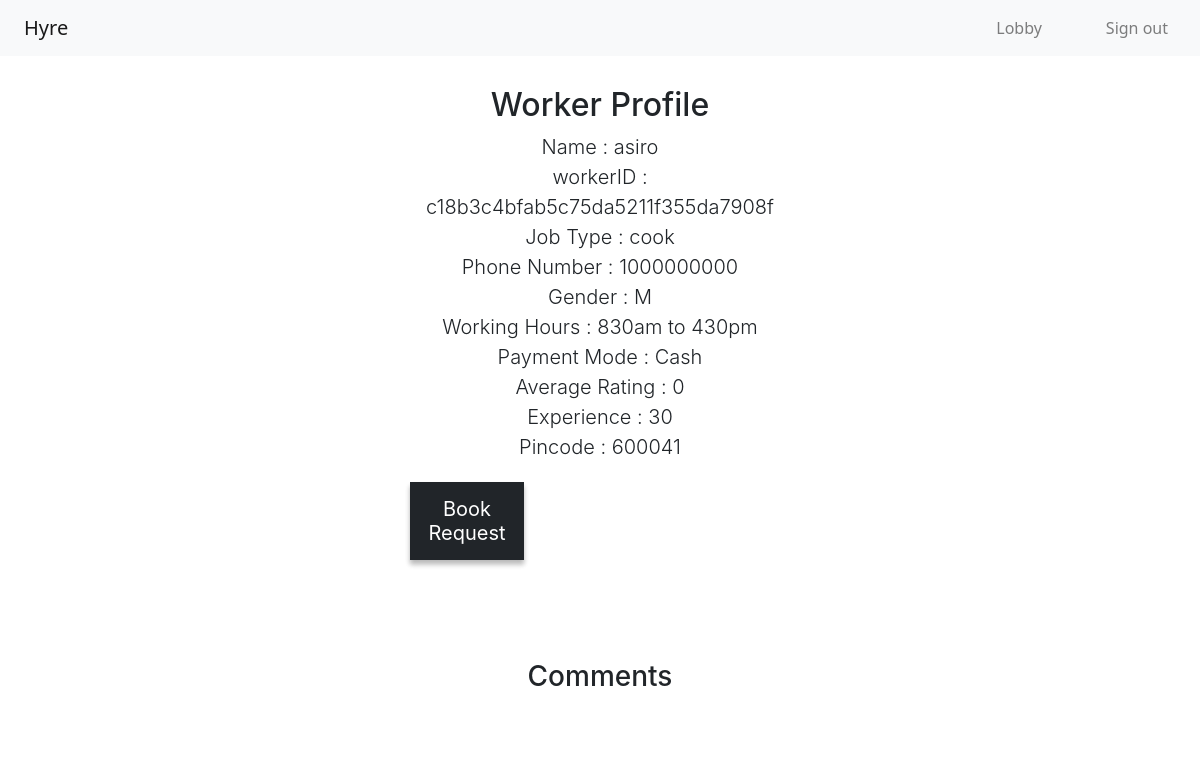
The app's page /workerProfile.php?workerID=c18b3c4bfab5c75da5211f355da7908f (signed in) with its own data.
### tables this page shows
CREATE TABLE `worker` (
  `workerID` varchar(32) NOT NULL,
  `workerName` varchar(30) NOT NULL,
  `jobType` varchar(30) NOT NULL,
  `workingHours` varchar(20) NOT NULL DEFAULT '9am to 6pm',
  `experience` tinyint(11) NOT NULL,
  `paymentMode` varchar(50) NOT NULL DEFAULT 'Cash',
  `photo` blob NOT NULL,
  `reputationCount` int(11) NOT NULL DEFAULT 0,
  `averageRating` float NOT NULL DEFAULT 0
);

CREATE TABLE `account` (
  `name` varchar(30) NOT NULL,
  `phoneNumber` bigint(10) NOT NULL,
  `gender` char(1) NOT NULL DEFAULT 'M',
  `dOB` date NOT NULL,
  `pincode` int(6) NOT NULL,
  `aadhaar` bigint(16) NOT NULL,
  `password` varchar(32) NOT NULL,
  `userType` char(1) NOT NULL DEFAULT 'W',
  `ID` varchar(32) NOT NULL,
  `accountStatus` tinyint(4) NOT NULL DEFAULT 1,
  `reportCount` smallint(6) NOT NULL DEFAULT 0
);

### workerProfile.php (the view, shortened to what this page needs)
<?php
include 'config.php' ;
if( $_SESSION['userType'] ){
    $workerID = "" ;
    if( isset($_GET['workerID']) ){
        $workerID = $_GET['workerID'] ;
    }
    $selectWorkers = "SELECT * FROM worker,account where worker.workerID=account.ID and workerID = '$workerID' ";
    $result = mysqli_query( $conn, $selectWorkers ) ;
    $row = mysqli_fetch_assoc($result) ;
    $workerID = $row['workerID'] ;
    $name = $row['workerName'] ;
    $jobType = $row['jobType'] ;
    $workingHours = $row['workingHours'] ;
    $phoneNumber = $row['phoneNumber'] ;
    $gender = $row['gender'] ;
    $averageRating = $row['averageRating'] ;
    $paymentMode = $row['paymentMode'] ;
    $experience = $row['experience'] ;
    $pincode = $row['pincode'] ;
?>
<!DOCTYPE html>
<html>
    <head>
        <link rel="stylesheet" type="text/css" href="1Level/darkTheme.css">
        <link rel="stylesheet" href="https://cdn.jsdelivr.net/npm/bootstrap@4.0.0/dist/css/bootstrap.min.css">
    <link href="https://cdn.jsdelivr.net/npm/bootstrap@5.2.0-beta1/dist/css/bootstrap.min.css" rel="stylesheet">
    </head>
    <body>
    <nav class="navbar navbar-expand-lg navbar-light bg-light">
        <a class="navbar-brand ms-4" href="">Hyre</a>
        <div class="collapse navbar-collapse" id="#navbarToggleButton">
        <ul class="navbar-nav px-4 ms-auto">
            <li class="nav-item"><a class="nav-link" href='mainlobby.php'>Lobby</a></li>
        </ul>
        <ul class="navbar-nav px-4">
            <li class="nav-item"><a class="nav-link" href='logout.php'>Sign out</a></li>
        </ul>
        </div>
    </nav>
            <div class="form">
                <h2 style='text-align:center'>Worker Profile</h2>
                <?php
                echo "<p>Name : $name<br> workerID : $workerID<br>";
                echo "Job Type : $jobType<br> Phone Number : $phoneNumber<br>Gender : $gender<br>Working Hours : $workingHours<br>" ;
                echo "Payment Mode : $paymentMode<br>Average Rating : $averageRating<br>Experience : $experience<br>Pincode : $pincode<br>" ;
                if( $_SESSION['userType'] == "C" ){
                    echo "<div><h3 style='font-size:1.25rem;font-weight:300; margin-top:20px; margin-bottom:20px'><a href='book.php?workerID=$workerID' id='submit-button'><button>Book Request</button></a></h3></div>" ;
                }
                else{
                    ?>
                    <div><button type="button" onclick="location.href='editWorkerDetails.php'" name="editWorkerDetails" id="submit-button" style="margin-top:15px;  border-radius:5px">Edit</button></div>
                    <?php
                }
                ?>
            </div>
            <div class="form">
                <h3 style='text-align:center'>Comments</h3>
            </div>
    </body>
 </html>
 <?php
    }
    else{
        header("location:index.html") ;
    }
?>

### 1Level/darkTheme.css (style rules this page uses)
h2 { font-weight: 400; margin-bottom: 35px; color: rgb(33, 37, 41); font-family: -apple-system,system-ui,BlinkMacSystemFont,"Segoe UI",Roboto,"Helvetica Neue",Arial,sans-serif; text-align: center; margin-bottom: 10px; }
body { background-color: rgb(255, 255, 255); }
.form { margin: auto; padding-left: 50px; padding-right: 50px; padding-bottom: 50px; padding-top: 30px; background-color: white; min-height: xxx; overflow: hidden; width: 40%; border-radius: 15px; font-family: -apple-system,system-ui,BlinkMacSystemFont,"Segoe UI",Roboto,"Helvetica Neue",Arial,sans-serif; line-height: 180%; color: rgb(33, 37, 41); font-size: 17px; font-size: 1.25rem; font-weight: 300; }
h3 { font-family: -apple-system,system-ui,BlinkMacSystemFont,"Segoe UI",Roboto,"Helvetica Neue",Arial,sans-serif; font-weight: normal; font-stretch: narrower; color: rgb(33, 37, 41); font-size:1.25rem; }
button { font-size: 17px; padding: 15px; top:50%; background-color: rgb(33, 37, 41); color: white; border: none; border-radius: 5px; box-shadow: 0 4px 5px 0 rgba(0,0,0,0.2), 0 5px 5px 0 rgba(0,0,0,0.1); font-family: -apple-system,system-ui,BlinkMacSystemFont,"Segoe UI",Roboto,"Helvetica Neue",Arial,sans-serif; color: rgb(255, 255, 255); width: 30%; }
::placeholder { color: rgb(198, 198, 198); }
#submit-button { width: 100%; }
p { color: rgb(33, 37, 41); text-align: center; font-size: 20px; line-height: 30px; font-family: -apple-system,system-ui,BlinkMacSystemFont,"Segoe UI",Roboto,"Helvetica Neue",Arial,sans-serif; }
* { -webkit-box-sizing: border-box; -moz-box-sizing: border-box; box-sizing: border-box; }
button { transition-duration: 0.4s; }
a, a:hover, a:focus, a:active { text-decoration: none; color: inherit; }

### records on screen
worker: workerName "asiro", workerID "c18b3c4bfab5c75da5211f355da7908f", jobType "cook", account.phoneNumber "1000000000", account.gender "M", workingHours "830am to 430pm", paymentMode "Cash", averageRating "0", experience "30", account.pincode "600041"
